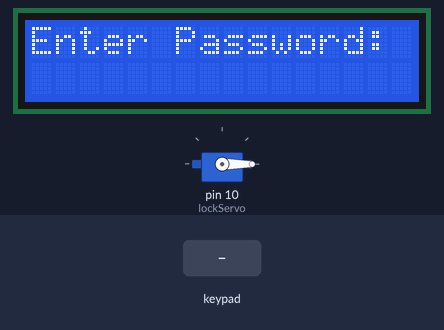
The sketch below on a simulated Arduino Uno, built with avr-gcc and run on an emulated ATmega328P. Parts: 16×2 character LCD, servo. The inputs (shaded band) are chosen by the test bench.

Above: at 1.2 s.
1.3 s: keypad keys 1 2 3 4 # pressed 0.4 s apart
At 4.3 s:
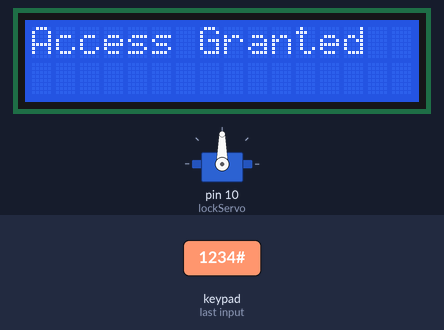
6.3 s: key 'A' pressed
At 7.4 s:
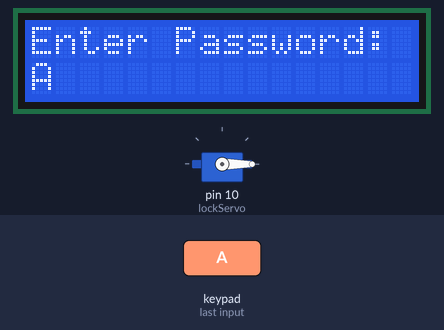
7.8 s: key 'B' pressed
At 8.7 s:
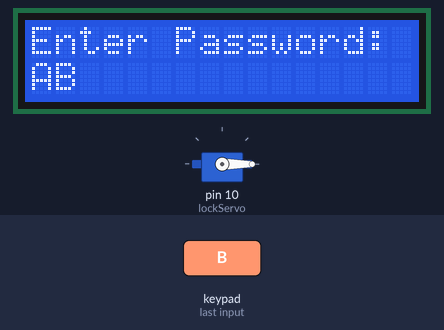
9.3 s: keypad keys 1 2 3 4 * pressed 0.4 s apart
At 11.8 s:
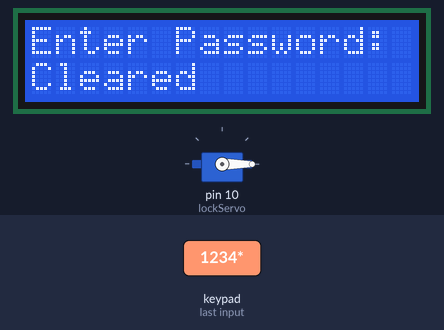
12.8 s: keypad keys 1 2 3 4 A pressed 0.4 s apart
At 15.0 s:
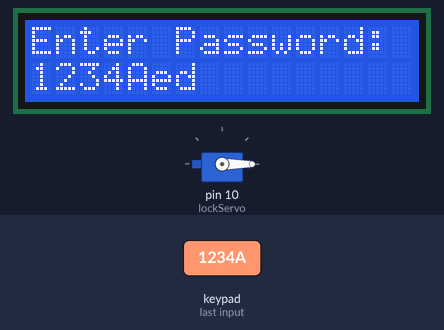
16.3 s: key '1' pressed
At 16.7 s:
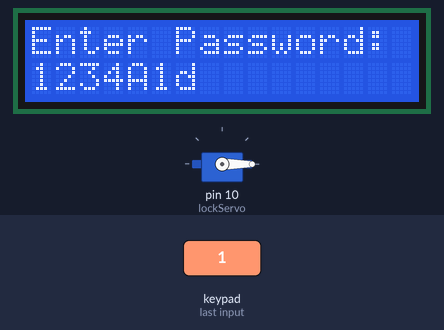
Timing chart, 0 to 18.8 s (numbered marks = the images above; inputs shaded):
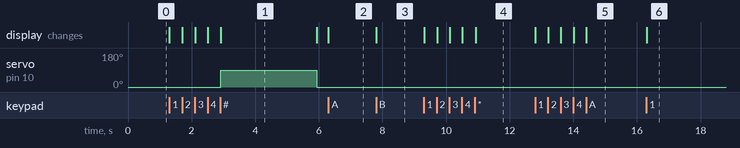

The sketch:

sketch.ino
```cpp
#include <Wire.h>
#include <LiquidCrystal_I2C.h>
#include <Keypad.h>
#include <Servo.h>

// LCD with I2C Address 0x27
LiquidCrystal_I2C lcd(0x27, 16, 2);

// Keypad setup
const byte ROWS = 4;
const byte COLS = 4;

char keys[ROWS][COLS] = {
  {'1','2','3','A'},
  {'4','5','6','B'},
  {'7','8','9','C'},
  {'*','0','#','D'}
};

byte rowPins[ROWS] = {9, 8, 7, 6}; // connect to R1-R4
byte colPins[COLS] = {5, 4, 3, 2}; // connect to C1-C4

Keypad keypad = Keypad(makeKeymap(keys), rowPins, colPins, ROWS, COLS);

Servo lockServo;

String password = "1234";  // Set your password here
String input = "";

void setup() {
  lcd.init();
  lcd.backlight();

  lockServo.attach(10);
  lockServo.write(0); // Locked position

  lcd.setCursor(0, 0);
  lcd.print("Enter Password:");
}

void loop() {
  char key = keypad.getKey();

  if (key) {
    if (key == '#') {
      if (input == password) {
        lcd.clear();
        lcd.print("Access Granted");
        lockServo.write(90); // Unlock
        delay(3000);
        lockServo.write(0);  // Lock
      } else {
        lcd.clear();
        lcd.print("Wrong Password");
        delay(2000);
      }
      input = "";
      lcd.clear();
      lcd.print("Enter Password:");
    }
    else if (key == '*') {
      input = ""; // Clear input on *
      lcd.setCursor(0, 1);
      lcd.print("Cleared         ");
    }
    else {
      input += key;
      lcd.setCursor(0, 1);
      lcd.print(input);
    }
  }
}
```

Measured:
- after the input at 1.3 s, servo on pin 10 (lockServo): 0° → 90° after 1.6 s, → 0° 3.0 s later; the display: first changes at once (image 1 shows a later state)
- after the input at 6.3 s, the display: changes at once (image 2)
- after the input at 7.8 s, the display: changes at once (image 3)
- after the input at 9.3 s, the display: first changes at once (image 4 shows a later state)
- after the input at 12.8 s, the display: first changes at once (image 5 shows a later state)
- after the input at 16.3 s, the display: changes at once (image 6)
- what the display in image 1 shows lasts 3.0 s, from 2.9 s to 5.9 s
